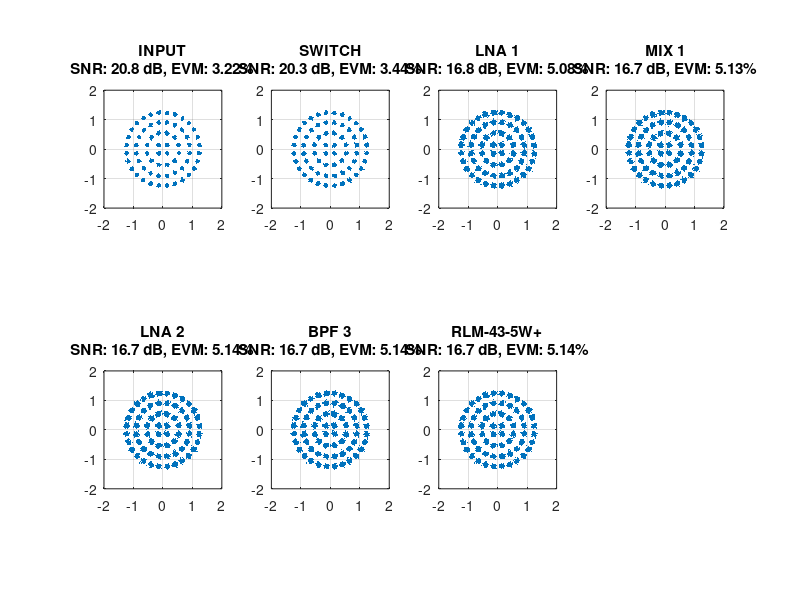
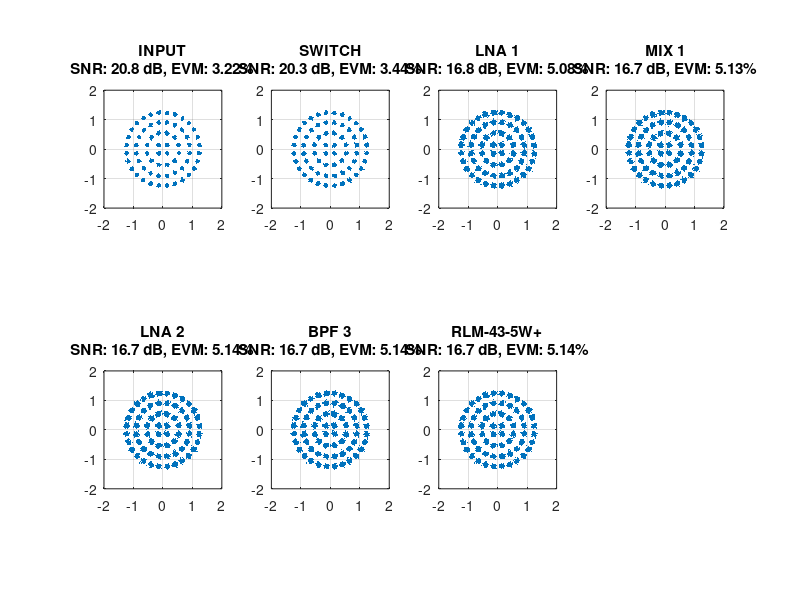
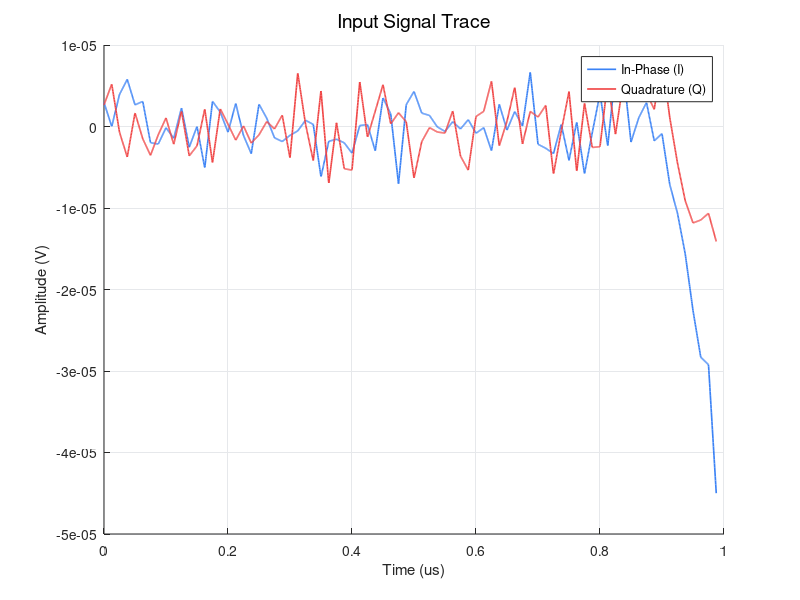
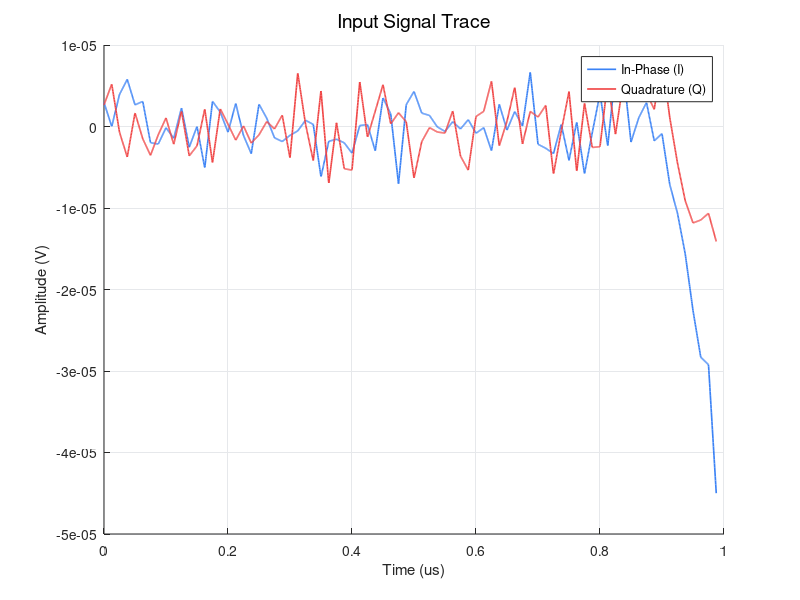

The MATLAB source for these figures, in order:
function sim_receiver_matlab()
% DVB-S2X 64-APSK reference simulation (stage-by-stage, symbol-domain focus)
% This script is used as the MATLAB reference for constellation-domain behavior
% and stage metrics under the CascadeAnalyzer assumptions.
% clear; clc; close all; % Disabled for function mode

%% 1. Simulation Setup
Rs = 10e6; % Symbol rate [sym/s]
sps = 8;   % Samples per symbol
fs = Rs * sps; % MATLAB waveform sample rate [Hz]
rolloff = 0.2;
numSym = 10000; % Number of symbols

% Output directory for MATLAB-generated figures
out_dir = fullfile('..', 'out', 'matlab');
if ~exist(out_dir, 'dir')
    mkdir(out_dir);
end

% Link-budget parameters (CascadeAnalyzer-compatible assumptions)
T0 = 290;
T_ant = 150;
k_B = 1.380649e-23;
B_noise = 200e6; % Equivalent receiver noise bandwidth [Hz]
R_load_ohm = 50; % Reference system impedance for power <-> voltage conversion
P_noise_in_W = k_B * T_ant * B_noise;
P_noise_in_dBm = 10*log10(P_noise_in_W) + 30;
SNR_target_dB = 20;
P_sig_budget_dBm = P_noise_in_dBm + SNR_target_dB;
P_sig_budget_W = 10^((P_sig_budget_dBm-30)/10);

% Force MATLAB input amplitude to the requested level (50 uV RMS).
input_target_vrms_uv = 50.0;
input_target_vrms = input_target_vrms_uv * 1e-6;
P_sig_in_W = (input_target_vrms^2) / R_load_ohm;
P_sig_in_dBm = 10*log10(P_sig_in_W) + 30;
SNR_in_dB = P_sig_in_dBm - P_noise_in_dBm;

% Final output target with linear RLM stage (no compression).
target_final_vpp = 1.0;
rlm_gain_db = -0.04;
lna3_target_vpp = target_final_vpp / (10^(rlm_gain_db/20));

%% 2. Symbol Generation (DVB-S2X 64-APSK)
% Ring populations and nominal radii
n_points_per_ring = [4, 12, 20, 28];
ring_radii = [1.0, 2.73, 4.52, 6.15]; 

% Build constellation points ring-by-ring
constellation = zeros(64, 1);
idx = 1;
for i = 1:length(n_points_per_ring)
    N = n_points_per_ring(i);
    % pi/N phase offset places points on the standard diagonal orientation
    phases = (0:N-1) * (2*pi / N) + (pi / N);
    constellation(idx : idx + N - 1) = ring_radii(i) * exp(1j * phases);
    idx = idx + N;
end

% Normalize to unit average power
constellation = constellation / sqrt(mean(abs(constellation).^2));

% Draw random symbols and map to complex points
tx_data = randi([1 64], numSym, 1);
tx_sym = constellation(tx_data);

%% 3. Pulse Shaping (RRC fallback implementation)
span = 20; % Symbol span for RRC
t = -span/2:1/sps:span/2;
rrcFilter = zeros(size(t));
for i = 1:length(t)
    if t(i) == 0.0
        rrcFilter(i) = 1.0 - rolloff + 4*rolloff/pi;
    elseif abs(abs(t(i)) - 1/(4*rolloff)) < 1e-6
        rrcFilter(i) = (rolloff/sqrt(2))*((1+2/pi)*sin(pi/(4*rolloff)) + (1-2/pi)*cos(pi/(4*rolloff)));
    else
        num = sin(pi*t(i)*(1-rolloff)) + 4*rolloff*t(i).*cos(pi*t(i)*(1+rolloff));
        den = pi*t(i).*(1-(4*rolloff*t(i)).^2);
        rrcFilter(i) = num / den;
    end
end
rrcFilter = rrcFilter / norm(rrcFilter);

% Manual upsample + filter convolution (kept explicit for transparency)
tx_sig = zeros(length(tx_sym)*sps + length(rrcFilter) - 1, 1);
for i = 1:length(tx_sym)
    idx = (i-1)*sps + 1;
    tx_sig(idx:idx+length(rrcFilter)-1) = tx_sig(idx:idx+length(rrcFilter)-1) + tx_sym(i) * rrcFilter.';
end

% Set waveform power to match link-budget input signal power
tx_sig = tx_sig / sqrt(mean(abs(tx_sig).^2));
sig_in = tx_sig * sqrt(P_sig_in_W * R_load_ohm);

%% 4. Stage Model (aligned to CascadeAnalyzer)
% Load LO phase-noise assumptions from data catalog.
% Mapping used here:
%   LO_1_01 -> MIX 1
%   LO_2_01 -> MIX 2
pn_mix1_dbchz = -Inf;
pn_mix2_dbchz = -Inf;
catalog_path = fullfile('..', 'data', 'component_catalog.csv');

if exist(catalog_path, 'file')
    try
        catalog_tbl = readtable(catalog_path);
        var_names = lower(string(catalog_tbl.Properties.VariableNames));
        uid_idx = find(var_names == "component_uid", 1);
        pn_idx = find(var_names == "phase_noise_dbchz", 1);

        if ~isempty(uid_idx) && ~isempty(pn_idx)
            uid_col = string(catalog_tbl{:, uid_idx});
            pn_col_raw = catalog_tbl{:, pn_idx};

            if isnumeric(pn_col_raw)
                pn_vals = pn_col_raw;
            else
                pn_vals = str2double(string(pn_col_raw));
            end

            lo1_idx = find(uid_col == "LO_1_01", 1);
            lo2_idx = find(uid_col == "LO_2_01", 1);

            if ~isempty(lo1_idx) && isfinite(pn_vals(lo1_idx))
                pn_mix1_dbchz = pn_vals(lo1_idx);
            end
            if ~isempty(lo2_idx) && isfinite(pn_vals(lo2_idx))
                pn_mix2_dbchz = pn_vals(lo2_idx);
            end
        end
    catch ME
        warning('Phase-noise catalog load failed (%s). Continuing with phase noise disabled.', '%s', ME.message);
    end
end

fprintf('Phase noise from data: MIX 1 = %.1f dBc/Hz, MIX 2 = %.1f dBc/Hz\n', pn_mix1_dbchz, pn_mix2_dbchz);

% Row format:
% {'Name', Gain_dB, NF_dB, P1dB_dBm, IP3_dBm, 'Ref_Port', PhaseNoise_dBcPerHz}
% Ref_Port selects whether P1dB/IP3 are input-referred ('In') or output-referred ('Out').
stages = {
    'SWITCH',           -0.3, 0.3,  Inf,  Inf,   'In', -Inf;
    'PRESEL BPF',       -0.4, 0.4,  Inf,  Inf,   'In', -Inf;
    'LNA 1',            29.0, 1.8,  Inf, -11.5,  'In', -Inf;
    'IRF',              -3.5, 3.5,  Inf,  Inf,   'In', -Inf;
    'MIX 1',            -9.0, 9.0,  Inf, 14.0,   'In', pn_mix1_dbchz;
    'BPF 2',            -0.6, 0.6,  Inf,  Inf,   'In', -Inf;
    'LNA 2',            23.7, 0.27, Inf, 4.1,    'In', -Inf;
    'MIX 2',            -6.5, 6.5,  Inf, 30.0,   'In', pn_mix2_dbchz;
    'BPF 3',            -3.0, 3.0,  Inf,  Inf,   'In', -Inf;
    'LNA 3',            50.0, 3.5,  Inf, -7.0,   'In', -Inf;
    'RLM-43-5W+',       -0.04, 0.04, Inf, Inf,   'In', -Inf  % Linear limiter model (no compression)
};

numStages = size(stages, 1);
sig_current = sig_in;

% Add antenna/input noise at the chain entrance
noise_in = sqrt((P_noise_in_W * R_load_ohm) / 2) * (randn(size(sig_in)) + 1j*randn(size(sig_in)));
rx_chain = sig_current + noise_in;
input_trace = rx_chain;

% Build input constellation snapshot before the first stage.
rx_input_filt = conv(rx_chain, rrcFilter);
rx_input_filt = rx_input_filt(1:sps:end);
[xc_in, lags_in] = xcorr(rx_input_filt(1:min(length(rx_input_filt), 2000)), tx_sym(1:500));
[~, max_idx_in] = max(abs(xc_in));
opt_delay_in = lags_in(max_idx_in);
if opt_delay_in < 0
    opt_delay_in = span; % Fallback
end

eval_len_in = numSym - opt_delay_in;
rx_input_sym = rx_input_filt(opt_delay_in + 1 : opt_delay_in + eval_len_in);
tx_input_eval = tx_sym(1:eval_len_in);
alpha_in = (tx_input_eval' * rx_input_sym) / (rx_input_sym' * rx_input_sym);
input_sig_norm = rx_input_sym * alpha_in;

input_err_pow = mean(abs(input_sig_norm - tx_input_eval).^2);
input_sig_pow = mean(abs(tx_input_eval).^2);
if input_err_pow > 0
    input_snr_plot_db = 10 * log10(input_sig_pow / input_err_pow);
else
    input_snr_plot_db = Inf;
end
input_evm_plot = sqrt(input_err_pow / input_sig_pow) * 100;

N_t0 = k_B * T0 * B_noise;
N_current = P_noise_in_W;
Gain_total_lin = 1.0;

fprintf('Input equivalent @ %.0f ohm: Vrms = %.3f uV, sine Vpp = %.3f uV\n', ...
    R_load_ohm, sqrt(P_sig_in_W * R_load_ohm) * 1e6, 2*sqrt(2*P_sig_in_W*R_load_ohm) * 1e6);
fprintf('Input budget from equation: %.3f dBm (target SNR %.2f dB)\n', P_sig_budget_dBm, SNR_target_dB);
fprintf('Applied MATLAB input level: %.3f dBm (effective input SNR %.2f dB)\n', P_sig_in_dBm, SNR_in_dB);

fprintf('\n=== Receiver Chain Metrics ===\n');
fprintf('%-15s | %-10s | %-10s | %-10s | %-10s\n', 'Stage', 'SNR (dB)', 'EVM (%)', 'Gain (dB)', 'P_sig (dBm)');

results_sig = cell(numStages, 1);
results_snr = zeros(numStages, 1);
results_evm = zeros(numStages, 1);
results_trace = cell(numStages, 1); % Store per-stage waveform for trace plots
results_peak_v = zeros(numStages, 1);
results_vpp_i = zeros(numStages, 1);

for i = 1:numStages
    name = stages{i, 1};
    g_db = stages{i, 2};
    nf_db = stages{i, 3};
    p1db_spec = stages{i, 4};
    ip3_spec = stages{i, 5};
    ref_port = stages{i, 6};
    pn_dbc = stages{i, 7};
    post_gain_lin = 1.0;

    % MATLAB gain steering: make LNA3 deliver the level needed so the
    % following linear RLM stage lands close to 1 Vpp at output.
    if strcmp(name, 'LNA 3')
        curr_i_vpp = measure_i_vpp(rx_chain);
        if curr_i_vpp > 1e-15
            g_db = 20 * log10(lna3_target_vpp / curr_i_vpp);
        end
    end

    g_lin = 10^(g_db/10);
    f_lin = 10^(nf_db/10);
    
    % Convert stage nonlinearity specs to input-referred form
    if strcmp(ref_port, 'Out')
        iip3_dbm = ip3_spec - g_db;
        ip1db_dbm = p1db_spec - g_db;
    else
        iip3_dbm = ip3_spec;
        ip1db_dbm = p1db_spec;
    end
    
    % Preserve pre-gain signal for nonlinearity computations
    rx_chain_in = rx_chain;
    
    % Apply stage gain
    rx_chain = rx_chain * sqrt(g_lin);
    Gain_total_lin = Gain_total_lin * g_lin;
    
    % Add stage thermal noise contribution
    P_added = N_t0 * g_lin * (f_lin - 1);
    local_noise = sqrt((P_added * R_load_ohm) / 2) * (randn(size(rx_chain)) + 1j*randn(size(rx_chain)));
    rx_chain = rx_chain + local_noise;
    
    % Optional LO phase-noise injection (currently disabled with -Inf values)
    if pn_dbc > -1000
        pn_var = 10^(pn_dbc/10) * B_noise;
        phase_jitter = sqrt(pn_var) * randn(size(rx_chain));
        rx_chain = rx_chain .* exp(1j * phase_jitter);
    end
    
    % Apply nonlinear effects (IP3 soft compression + P1dB clipping)
    if iip3_dbm < Inf || ip1db_dbm < Inf
        if iip3_dbm < Inf
            iip3_W = 10^((iip3_dbm - 30)/10);
            iip3_V2 = iip3_W * R_load_ohm;
            compression_factor = (1/3) * (abs(rx_chain_in).^2 / iip3_V2);
            compression_factor(compression_factor > 0.9) = 0.9;
            rx_chain = rx_chain .* (1 - compression_factor);
        end
        if ip1db_dbm < Inf
            ip1db_W = 10^((ip1db_dbm - 30)/10);
            ip1db_V2 = ip1db_W * R_load_ohm;
            P_in_inst = abs(rx_chain_in).^2;
            clip_mask = P_in_inst > (ip1db_V2 * 0.794); % ~1dB before IP1dB
            if any(clip_mask)
                rx_chain(clip_mask) = rx_chain(clip_mask) .* sqrt(ip1db_V2 ./ P_in_inst(clip_mask));
            end
        end
    end

    % Update running SNR estimate
    N_current = (N_current * g_lin + P_added) * post_gain_lin;
    P_sig_curr = P_sig_in_W * Gain_total_lin;
    snr_curr = 10*log10(P_sig_curr / N_current);
    
    % Receiver filtering + symbol extraction for EVM computation
    rx_filt = conv(rx_chain, rrcFilter);
    rx_filt = rx_filt(1:sps:end);
    
    % Delay estimation via cross-correlation
    [xc, lags] = xcorr(rx_filt(1:min(length(rx_filt), 2000)), tx_sym(1:500));
    [~, max_idx] = max(abs(xc));
    opt_delay = lags(max_idx);
    
    if opt_delay < 0
        opt_delay = span; % Fallback
    end
    
    eval_len = numSym - opt_delay;
    rx_sym = rx_filt(opt_delay + 1 : opt_delay + eval_len);
    tx_eval = tx_sym(1:eval_len);
    
    % Best-fit complex scaling (phase + amplitude alignment)
    alpha = (tx_eval' * rx_sym) / (rx_sym' * rx_sym);
    rx_sym_norm = rx_sym * alpha;
    
    evm = sqrt(mean(abs(rx_sym_norm - tx_eval).^2) / mean(abs(tx_eval).^2)) * 100;
    
    results_sig{i} = rx_sym_norm;
    results_trace{i} = rx_chain;
    results_snr(i) = snr_curr;
    results_evm(i) = evm;
    results_peak_v(i) = max(abs(rx_chain));
    results_vpp_i(i) = max(real(rx_chain)) - min(real(rx_chain));
    
    fprintf('%-15s | %10.2f | %10.2f | %10.2f | %10.2f\n', name, snr_curr, evm, g_db, 10*log10(P_sig_curr)+30);
end

% Report measured final-stage output level from the actual waveform.
BB_vpp_measured = results_vpp_i(end);
fprintf('\nMeasured Final Stage I-Vpp: %.3f V\n', BB_vpp_measured);

fprintf('\n=== Stage Voltage Summary (raw waveform) ===\n');
fprintf('%-15s | %-14s | %-14s\n', 'Stage', 'Peak|x| (V)', 'I Vpp (V)');
for i = 1:numStages
    fprintf('%-15s | %12.6f | %12.6f\n', stages{i,1}, results_peak_v(i), results_vpp_i(i));
end

%% 6. Plot Key-Stage Constellations
f = figure('Name', 'Receiver Stage Constellations', 'Position', [100, 100, 1400, 800], 'Visible', 'off');
plot_idx = [0, 1, 3, 5, 7, 9, 11]; % Include input + representative stages
ncols_key = 4;
nrows_key = ceil(length(plot_idx) / ncols_key);
for k = 1:length(plot_idx)
    idx = plot_idx(k);
    subplot(nrows_key, ncols_key, k);
    if idx == 0
        plot(real(input_sig_norm), imag(input_sig_norm), '.', 'MarkerSize', 2);
        title(sprintf('INPUT\nSNR: %.1f dB, EVM: %.2f%%', SNR_in_dB, input_evm_plot));
    else
        plot(real(results_sig{idx}), imag(results_sig{idx}), '.', 'MarkerSize', 2);
        title(sprintf('%s\nSNR: %.1f dB, EVM: %.2f%%', stages{idx,1}, results_snr(idx), results_evm(idx)));
    end
    grid on; axis square;
    xlim([-2 2]); ylim([-2 2]);
end
export_figure_png_svg(f, out_dir, 'matlab_constellations');

%% 7. Plot C-Like Signal Traces (one file per stage)
% Match C style: per-stage file, I/Q curves, time axis in us, amplitude in volts.
plot_trace_like_c(input_trace, [], 'Input Signal Trace', out_dir, 'matlab_input_trace', fs, Rs, false);
for idx = 1:numStages
    sig_stage = results_trace{idx};
    prev_stage = [];
    if idx == 1
        prev_stage = input_trace;
    elseif idx > 1
        prev_stage = results_trace{idx - 1};
    end

    stage_slug = regexprep(lower(stages{idx,1}), '[^a-z0-9]+', '_');
    stage_slug = regexprep(stage_slug, '^_+|_+$', '');
    base_name = sprintf('matlab_stage_%02d_%s_trace', idx, stage_slug);
    title_txt = sprintf('Stage %02d - %s Trace', idx, stages{idx,1});

    % Keep limiter chart uncluttered (as in C limiter exception).
    is_limiter = strcmpi(stages{idx,1}, 'LIMITER');
    plot_trace_like_c(sig_stage, prev_stage, title_txt, out_dir, base_name, fs, Rs, ~is_limiter);
end

%% 8. Plot Constellations For All Stages
f_all = figure('Name', 'MATLAB All Stage Constellations', 'Position', [100, 100, 1500, 900], 'Visible', 'off');
ncols_all = 4;
nrows_all = ceil((numStages + 1) / ncols_all);

for idx = 1:(numStages + 1)
    subplot(nrows_all, ncols_all, idx);
    if idx == 1
        plot(real(input_sig_norm), imag(input_sig_norm), '.', 'MarkerSize', 1.8);
        title(sprintf('INPUT\nSNR %.1f dB, EVM %.2f%%', SNR_in_dB, input_evm_plot), 'FontSize', 8);
    else
        stage_idx = idx - 1;
        plot(real(results_sig{stage_idx}), imag(results_sig{stage_idx}), '.', 'MarkerSize', 1.8);
        title(sprintf('%s\nSNR %.1f dB, EVM %.2f%%', stages{stage_idx,1}, results_snr(stage_idx), results_evm(stage_idx)), 'FontSize', 8);
    end
    grid on;
    axis square;
    xlim([-2 2]);
    ylim([-2 2]);
end

export_figure_png_svg(f_all, out_dir, 'matlab_constellations_all_stages');


function export_figure_png_svg(fig_handle, out_dir, base_name)
png_path = fullfile(out_dir, [base_name '.png']);
svg_path = fullfile(out_dir, [base_name '.svg']);

% Keep existing PNG output and add SVG export (vector) for the same figure.
saveas(fig_handle, png_path);
try
    exportgraphics(fig_handle, svg_path, 'ContentType', 'vector');
catch
    print(fig_handle, svg_path, '-dsvg');
end

disp(['Saved figure to ' strrep(png_path, filesep, '/') ' and ' strrep(svg_path, filesep, '/')]);
end

function vpp = measure_i_vpp(x)
if isempty(x)
    vpp = 0;
    return;
end
vpp = max(real(x)) - min(real(x));
end

function plot_trace_like_c(sig, prev_sig, title_txt, out_dir, base_name, fs, Rs, show_prev)
if nargin < 8
    show_prev = false;
end
if isempty(sig)
    return;
end

f = figure('Name', title_txt, 'Position', [100, 100, 1100, 600], 'Visible', 'off');
ax = axes(f);
hold(ax, 'on');

window_samples = min(length(sig), max(2, round((10 * fs) / Rs)));
plot_points = 2400;
src_pos = linspace(1, window_samples, plot_points);
t_us = (src_pos - 1) / fs * 1e6;

sig_win = sig(1:window_samples);
i_plot = interp1(1:window_samples, real(sig_win), src_pos, 'linear');
q_plot = interp1(1:window_samples, imag(sig_win), src_pos, 'linear');

if show_prev && ~isempty(prev_sig)
    prev_window = min(length(prev_sig), window_samples);
    prev_src = prev_sig(1:prev_window);
    prev_pos = linspace(1, prev_window, plot_points);
    i_prev = interp1(1:prev_window, real(prev_src), prev_pos, 'linear');
    q_prev = interp1(1:prev_window, imag(prev_src), prev_pos, 'linear');
    plot(ax, t_us, i_prev, '--', 'Color', [0.58, 0.64, 0.72], 'LineWidth', 1.0);
    plot(ax, t_us, q_prev, '--', 'Color', [0.80, 0.84, 0.88], 'LineWidth', 1.0);
end

plot(ax, t_us, i_plot, '-', 'Color', [0.23, 0.51, 0.96], 'LineWidth', 1.2);
plot(ax, t_us, q_plot, '-', 'Color', [0.94, 0.27, 0.27], 'LineWidth', 1.2);

title(ax, title_txt, 'FontSize', 14, 'FontWeight', 'normal');
xlabel(ax, 'Time (us)');
ylabel(ax, 'Amplitude (V)');
grid(ax, 'on');
set(ax, 'Color', 'w', 'GridColor', [0.90, 0.91, 0.92], 'GridAlpha', 1.0);

if show_prev && ~isempty(prev_sig)
    legend(ax, {'Previous I', 'Previous Q', 'In-Phase (I)', 'Quadrature (Q)'}, 'Location', 'northeast');
else
    legend(ax, {'In-Phase (I)', 'Quadrature (Q)'}, 'Location', 'northeast');
end

hold(ax, 'off');
export_figure_png_svg(f, out_dir, base_name);
close(f);
end

end
